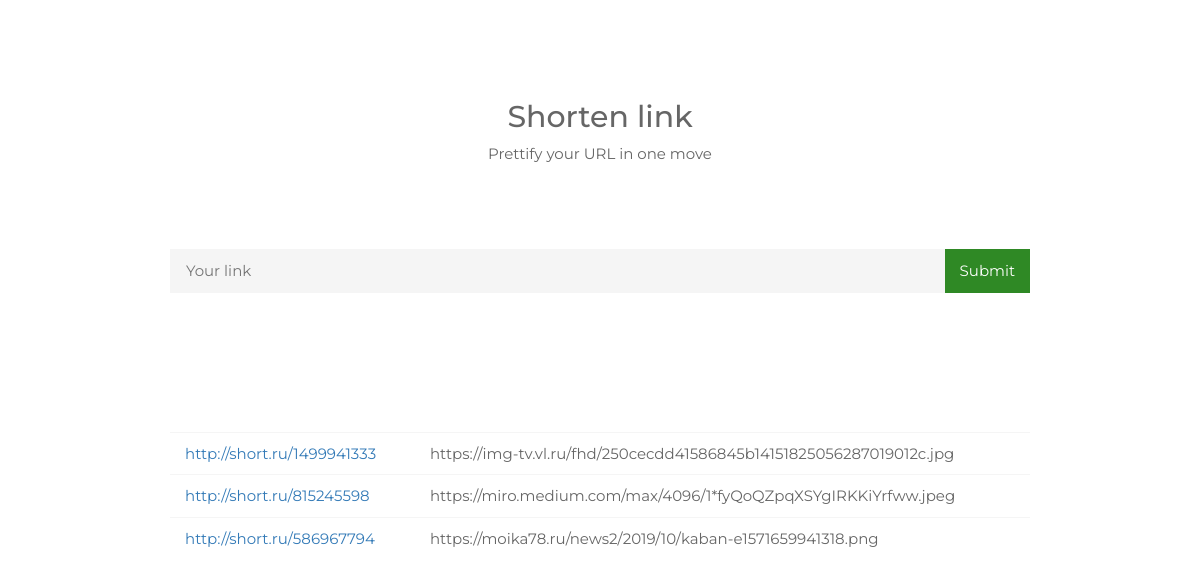
Before: / with the older database file.
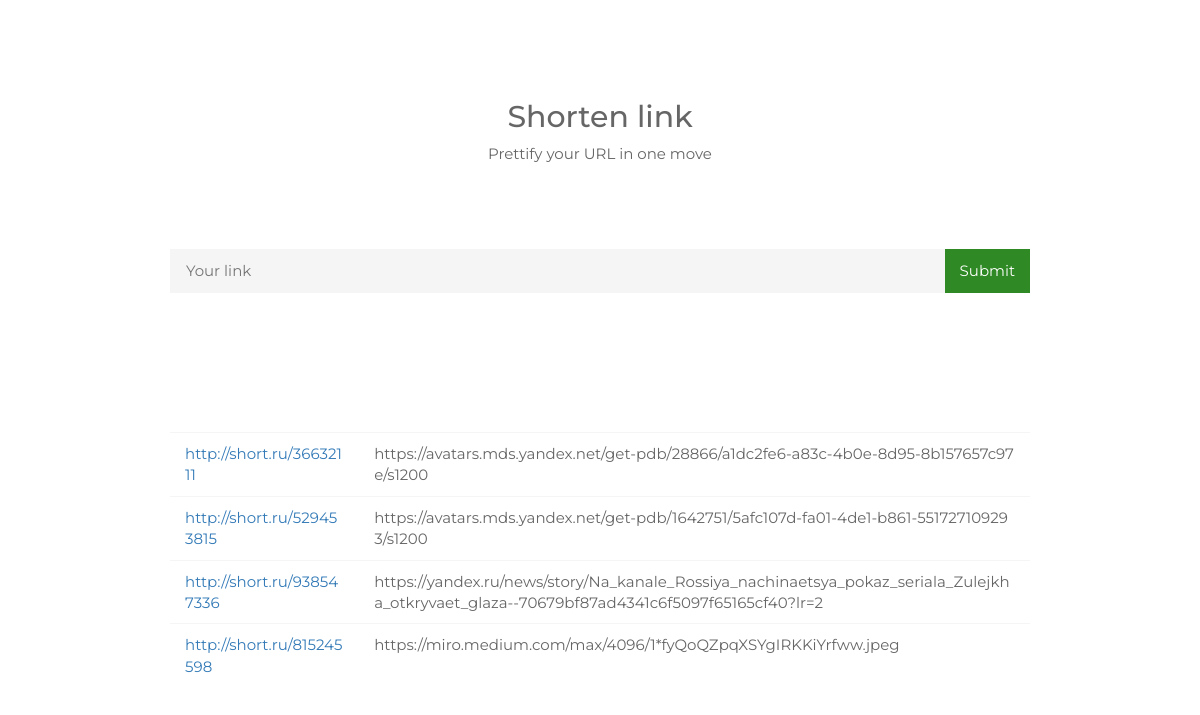
After: the same page with the newer database file.
### tables this page shows
CREATE TABLE `link` (
  `link_id` int(11) NOT NULL,
  `link_url` text NOT NULL,
  `hash` varchar(32) DEFAULT NULL
);

### www/inc/main.php (the view, shortened to what this page needs)
<!DOCTYPE html>
<html lang="ru">
    <head>
        <link rel="stylesheet" href="//netdna.bootstrapcdn.com/bootstrap/3.3.2/css/bootstrap.min.css">
        <link rel="stylesheet" href="css/style.css">
    </head>
    <body>
        <main>
            <div class="wrapper">
                <h1 class="title">Shorten link</h1>
                <p class="slogan">Prettify your URL in one move</p>
                <div class="formbox">
                    <form onsubmit="return false;">
                        <input type="text" name="url" id="url" placeholder="Your link">
                        <input type="submit" id="btnUrl" value="Submit">
                    </form>
                </div>
                <p class="shorten_link"></p>
                <div id="story">
                <table>
                    <?php
                    require_once("MySiteDB.php");
                    $query_link = "SELECT * FROM `link` ORDER BY `link_id` DESC";
                             $select_link=mysqli_query($link,$query_link);
                              while($addr=mysqli_fetch_array($select_link))
                            {
                                  $long_url=$addr['link_url'];
                                  $hash=$addr['hash'];
                                  echo "<tr><td><a href=\"http://short.ru/",$hash,"\">http://short.ru/",$hash,"</a></td><td class=\"longurl\">",$long_url,"</td></tr>";
                            };
                    ?>
                </table>
                </div>
            </div>
        </main>
    </body>
</html>

Changed rows visible on the page:
removed link: hash "1499941333", link_url "https://img-tv.vl.ru/fhd/250cecdd41586845b14151825056287019012c.jpg"
removed link: hash "586967794", link_url "https://moika78.ru/news2/2019/10/kaban-e1571659941318.png"
added link: hash "36632111", link_url "https://avatars.mds.yandex.net/get-pdb/28866/a1dc2fe6-a83c-4b0e-8d95-8b157657c97e/s1200"
added link: hash "529453815", link_url "https://avatars.mds.yandex.net/get-pdb/1642751/5afc107d-fa01-4de1-b861-551727109293/s1200"
added link: hash "938547336", link_url "https://yandex.ru/news/story/Na_kanale_Rossiya_nachinaetsya_pokaz_seriala_Zulejkha_otkryvaet_glaza--70679bf87ad4341c6f5097f65165cf40?lr=2"
